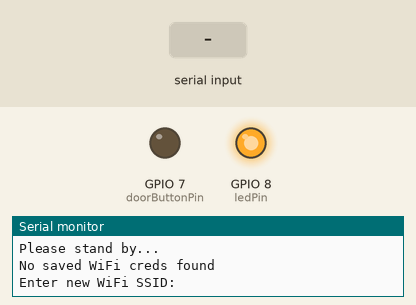
This sketch was run on a simulated ESP32-C3. Shown: output pins drawn as LEDs (lit = HIGH), the last lines printed to the serial monitor. The test bench sets the inputs (shaded band). WiFi joins after 1.5 s; servers stay silent unless stated; EEPROM starts erased.

Above: at 3.81 s.
3.9 s: "1" received over Serial
At 5.0 s:
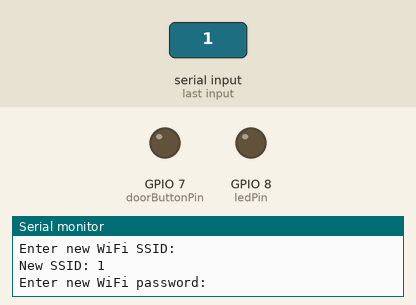
5.4 s: "0" received over Serial
At 6.9 s:
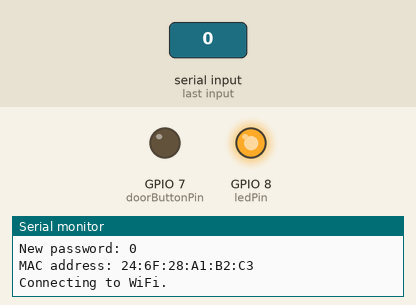
Timing chart, 0 to 13.9 s (numbered marks = the images above; inputs shaded):
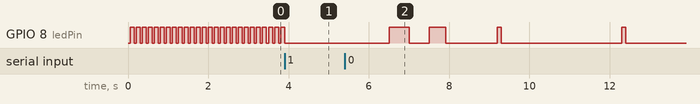

The sketch:

open_door.ino
```cpp
#include <WiFi.h>
#include <WebServer.h>
#include <EEPROM.h>

WebServer server(80);

const int sketchId = 3428;
const int maxStringLength = 30;

const int ledPin = 8;
unsigned long blinkLowPeriod = 250;
unsigned long blinkHighPeriod = 250;

const int doorButtonPin = 7;
const unsigned long doorButtonPressTime = 1500;

const unsigned long readNewWiFiCredsTimeout = 5000;

unsigned long wifiConnectionTimeout = 60000;

unsigned long delayStartTime = 0;
unsigned long delayTimeout = 0;

String getMainPage() {
  return R"raw(
<!DOCTYPE html>
<html lang="en">
<head>
  <meta charset="UTF-8" />
  <meta name="viewport" content="width=device-width, initial-scale=1.0"/>
  <title>Door</title>
  <style>
    body {
      display: flex;
      flex-direction: column;
      height: 100vh;
      margin: 0;
      align-items: center;
      justify-content: center;
      background-color: #f0f0f0;
      font-family: Arial, sans-serif;
    }

    button {
      position: relative;
      padding: 2rem 4rem;
      font-size: 2rem;
      border: none;
      border-radius: 10px;
      background-color: #007bff;
      color: white;
      cursor: pointer;
      box-shadow: 0 5px 15px rgba(0, 0, 0, 0.2);
      transition: transform 0.1s ease, background-color 0.3s ease;
      min-width: 250px;
    }

    button:hover:enabled {
      background-color: #0056b3;
    }

    button:active:enabled {
      transform: scale(0.98);
    }

    button:disabled {
      background-color: #999;
      cursor: not-allowed;
    }

    .spinner {
      position: absolute;
      top: 50%;
      left: 50%;
      width: 24px;
      height: 24px;
      margin: -12px 0 0 -12px;
      border: 4px solid white;
      border-top: 4px solid transparent;
      border-radius: 50%;
      animation: spin 1s linear infinite;
      display: none;
    }

    .loading .spinner {
      display: block;
    }

    .loading .btn-text {
      visibility: hidden;
    }

    @keyframes spin {
      to { transform: rotate(360deg); }
    }

    #errorMessage {
      margin-top: 1rem;
      color: red;
      font-size: 1rem;
      text-align: center;
    }
  </style>
</head>
<body>
  <button id="toggleButton" onclick="openDoor()">
    <span class="btn-text">Open door</span>
    <div class="spinner"></div>
  </button>
  <div id="errorMessage"></div>

  <script>
    function openDoor() {
      const button = document.getElementById('toggleButton');
      const errorDiv = document.getElementById('errorMessage');

      errorDiv.textContent = '';
      button.classList.add('loading');
      button.disabled = true;

      fetch('/openDoor')
        .then(response => {
          if (!response.ok) throw new Error(response.status + ', ' + response.statusText);
          return response.text();
        })
        .then(data => {
          console.log('Response: "', data + '"');
        })
        .catch(error => {
          //alert('Request failed: ' + error)
          console.error('Request failed:', error);
          errorDiv.textContent = 'Request failed: ' + error;
        })
        .finally(() => {
          button.classList.remove('loading');
          button.disabled = false;
        });
    }
  </script>
</body>
</html>
)raw";
}

void handleRoot() {
  server.send(200, "text/html", getMainPage());
}

void handleOpenDoor() {
  digitalWrite(doorButtonPin, HIGH);
  digitalWrite(ledPin, HIGH);
  delay(doorButtonPressTime);
  digitalWrite(doorButtonPin, LOW);
  digitalWrite(ledPin, LOW);
  Serial.println("Pressed door button");
  server.send(200);
}

void blinkLed() {
  if ((blinkHighPeriod + blinkLowPeriod) > 0 && millis() % (blinkHighPeriod + blinkLowPeriod) < blinkLowPeriod) {
    digitalWrite(ledPin, LOW);
  } else {
    digitalWrite(ledPin, HIGH);
  }
}

void waitWiFiConnection() {
  blinkLowPeriod = 500;
  blinkHighPeriod = 500;
  unsigned long connectionStartTime = millis();
  unsigned long previousTimePrintConnectionProgress = 0;
  while (WiFi.status() != WL_CONNECTED && millis() - connectionStartTime < wifiConnectionTimeout) {
    blinkLed();
    if (millis() - previousTimePrintConnectionProgress > 1000) {
      Serial.print(".");
      previousTimePrintConnectionProgress = millis();
    }
    delay(100);
  }
  digitalWrite(ledPin, LOW);
  Serial.println();

  if (WiFi.status() == WL_CONNECTED) {
    Serial.println("WiFi connected");
    Serial.print("IP: ");
    Serial.println(WiFi.localIP());
  } else {
    Serial.println("Connection timeout expired");
    Serial.println("Reboot...");
    delay(1000);
    ESP.restart();
  }

}

int writeStringToEEPROM(int addrOffset, const String &strToWrite)
{
  int length = strToWrite.length();
  if (length > maxStringLength) length = maxStringLength;

  EEPROM.write(addrOffset, length);
  for (int i = 0; i < length; i++)
  {
    EEPROM.write(addrOffset + 1 + i, strToWrite[i]);
  }
  return addrOffset + 1 + length;
}

int readStringFromEEPROM(int addrOffset, String &strToRead)
{
  int length = EEPROM.read(addrOffset);
  if (length > maxStringLength) length = maxStringLength;

  char data[length + 1];
  for (int i = 0; i < length; i++)
  {
    data[i] = EEPROM.read(addrOffset + 1 + i);
  }
  data[length] = '\0';
  strToRead = String(data);
  return addrOffset + 1 + length;
}

void setDelay(unsigned long newDelayTimeout) {
  delayStartTime = millis();
  delayTimeout = newDelayTimeout;
}

bool isDelayPassed() {
  return millis() - delayStartTime > delayTimeout;
}

void setup() {
  pinMode(ledPin, OUTPUT);
  pinMode(doorButtonPin, OUTPUT);
  digitalWrite(ledPin, HIGH);
  digitalWrite(doorButtonPin, LOW);

  blinkLowPeriod = 50;
  blinkHighPeriod = 100;

  Serial.begin(115200);

  setDelay(2000);
  while (!isDelayPassed()) { blinkLed(); }
  digitalWrite(ledPin, LOW);

  Serial.println();
  Serial.println();
  Serial.println("Please stand by...");
  Serial.println();

  setDelay(1000);
  while (!isDelayPassed()) { blinkLed(); }
  digitalWrite(ledPin, LOW);

  EEPROM.begin(512);
  int sketchIdRead;
  EEPROM.get(0, sketchIdRead);
  bool isSavedDataFound;
  if (sketchIdRead == sketchId) {
    isSavedDataFound = true;
  } else {
    isSavedDataFound = false;
  }

  String ssid;
  String password;
  if (isSavedDataFound) {
    int nextOffset = readStringFromEEPROM(sizeof(sketchId), ssid);
    readStringFromEEPROM(nextOffset, password);
    Serial.print("Found saved WiFi SSID: "); Serial.println(ssid);
    // Serial.print("password: "); Serial.println(password);
  } else {
    Serial.println("No saved WiFi creds found");
  }
  Serial.println();

  Serial.println("Enter new WiFi SSID:");

  setDelay(readNewWiFiCredsTimeout);
  while ((!isSavedDataFound || !isDelayPassed()) && !Serial.available()) { blinkLed(); }
  digitalWrite(ledPin, LOW);
  if (Serial.available()) {
    ssid = Serial.readString();
    ssid.trim();
    ssid.remove(maxStringLength);
    Serial.print("New SSID: "); Serial.println(ssid);
    Serial.println("Enter new WiFi password:");
    while (!Serial.available()) {}
    password = Serial.readString();
    password.trim();
    password.remove(maxStringLength);
    Serial.print("New password: "); Serial.println(password);
    EEPROM.put(0, sketchId);
    int nextOffset = writeStringToEEPROM(sizeof(sketchId), ssid);
    writeStringToEEPROM(nextOffset, password);
    EEPROM.commit();
  } else {
    Serial.println("No input detected. Use saved WiFi creds");
  }
  EEPROM.end();
  Serial.println();

  WiFi.begin(ssid, password);

  // Bad antenna design workaround:
  // https://forum.arduino.cc/t/no-wifi-connect-with-esp32-c3-super-mini/1324046/12
  WiFi.setTxPower(WIFI_POWER_8_5dBm);

  Serial.print("MAC address: "); Serial.println(WiFi.macAddress());

  Serial.print("Connecting to WiFi");
  waitWiFiConnection();

  server.on("/", handleRoot);
  server.on("/openDoor", HTTP_GET, handleOpenDoor);

  server.begin();
  Serial.println("Started HTTP server");
}

void loop() {
  server.handleClient();

  if (WiFi.status() != WL_CONNECTED) {
    Serial.print("WiFi connection lost. Reconnecting");
    waitWiFiConnection();
  }

  blinkLowPeriod = 3000;
  blinkHighPeriod = 100;
  blinkLed();
  //delay(2000);
}
```

Measured:
- after the input at 3.9 s, GPIO 8 (ledPin): goes on until 3.9 s, then stays LOW
- after the input at 5.4 s, GPIO 8 (ledPin): LOW → HIGH after 1.1 s, → LOW 0.50 s later, → HIGH 0.50 s later, → LOW 0.40 s later, … (8 changes in this stretch)
